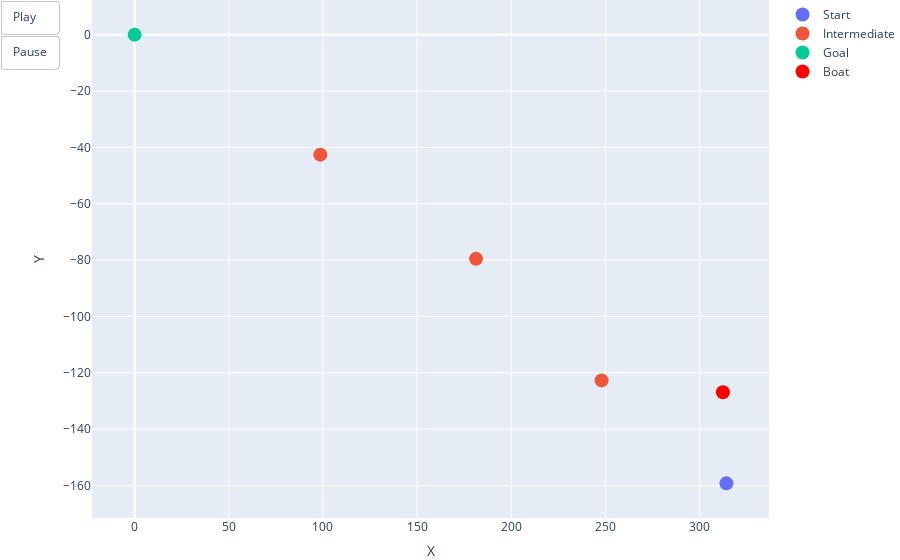

Notebook cell for this chart:
### Markdown cell above
# Local Pathfinding Visualizer Using Plotly (XY)

### Code cell
# Initial plot
center_index = len(local_waypoints_xy) // 2
initial_boat_state = go.Scatter(
    x=[boat_history_xy[0]["position"].x],
    y=[boat_history_xy[0]["position"].y],
    mode="markers",
    marker=go.scatter.Marker(size=14, color="red"),
    text=["Boat"],
    name="Boat",
)
initial_state = [
    go.Scatter(
        x=[waypoints_x[0]],
        y=[waypoints_y[0]],
        mode="markers",
        marker=go.scatter.Marker(size=14),
        text=["Start"],
        name="Start",
    ),
    go.Scatter(
        x=waypoints_x[1 : len(local_waypoints_lat_lon.waypoints) - 1],
        y=waypoints_y[1 : len(local_waypoints_lat_lon.waypoints) - 1],
        mode="markers",
        marker=go.scatter.Marker(size=14),
        text=["Intermediate"] * (len(local_waypoints_lat_lon.waypoints) - 2),
        name="Intermediate",
    ),
    go.Scatter(
        x=[waypoints_x[-1]],
        y=[waypoints_y[-1]],
        mode="markers",
        marker=go.scatter.Marker(size=14),
        text=["Goal"] * (len(local_waypoints_lat_lon.waypoints) - 2),
        name="Goal",
    ),
]
new_frames = [
    go.Frame(
        data=initial_state
        + [
            go.Scatter(
                x=[boat_history_xy[i]["position"].x],
                y=[boat_history_xy[i]["position"].y],
                mode="markers",
                marker=go.scatter.Marker(size=14, color="red"),
                text=["Boat"],
                name="Boat",
            )
        ],
        name=f"Boat {i}",
    )
    for i in range(0, len(boat_history_xy))
]
fig = go.Figure(
    data=initial_state + [initial_boat_state],
    layout=go.Layout(
        mapbox_style="open-street-map",
        mapbox_zoom=7,
        mapbox_center={"lat": waypoints_x[center_index], "lon": waypoints_y[center_index]},
        margin={"r": 0, "t": 0, "l": 0, "b": 0},
        xaxis=dict(title="X"),
        yaxis=dict(title="Y"),
        updatemenus=[
            dict(
                type="buttons",
                showactive=False,
                buttons=[
                    dict(
                        label="Play",
                        method="animate",
                        args=[
                            None,
                            {"frame": {"duration": 1000, "redraw": True}, "mode": "immediate"},
                        ],
                    ),
                    dict(
                        label="Pause",
                        method="animate",
                        args=[
                            [None],
                            {"frame": {"duration": 0, "redraw": True}, "mode": "immediate"},
                        ],
                    ),
                ],
            )
        ],
    ),
    frames=new_frames,
)

fig.show()

### Figure 1 — Plotly figure (JSON) as saved in the notebook; plotly's stock layout.template omitted (floating-point values rounded to 4 significant figures)
{"data": [{"marker": {"size": 14}, "mode": "markers", "name": "Start", "text": ["Start"], "type": "scatter", "x": [314.2], "y": [-159.3]}, {"marker": {"size": 14}, "mode": "markers", "name": "Intermediate", "text": ["Intermediate", "Intermediate", "Intermediate"], "type": "scatter", "x": [248.0, 181.3, 98.59], "y": [-122.7, -79.57, -42.59]}, {"marker": {"size": 14}, "mode": "markers", "name": "Goal", "text": ["Goal", "Goal", "Goal"], "type": "scatter", "x": [0], "y": [0]}, {"marker": {"color": "red", "size": 14}, "mode": "markers", "name": "Boat", "text": ["Boat"], "type": "scatter", "x": [312.3], "y": [-126.9]}], "layout": {"mapbox": {"center": {"lat": 181.3, "lon": -79.57}, "style": "open-street-map", "zoom": 7}, "margin": {"b": 0, "l": 0, "r": 0, "t": 0}, "updatemenus": [{"buttons": [{"args": [null, {"frame": {"duration": 1000, "redraw": true}, "mode": "immediate"}], "label": "Play", "method": "animate"}, {"args": [[null], {"frame": {"duration": 0, "redraw": true}, "mode": "immediate"}], "label": "Pause", "method": "animate"}], "showactive": false, "type": "buttons"}], "xaxis": {"title": {"text": "X"}}, "yaxis": {"title": {"text": "Y"}}}}
